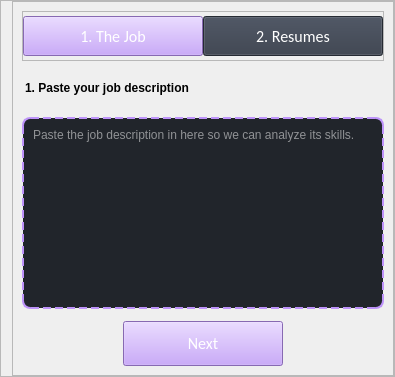
                     <widget class="QWidget" name="home">
                      <property name="acceptDrops">
                       <bool>true</bool>
                      </property>
                      <property name="styleSheet">
                       <string notr="true"/>
                      </property>
                      <layout class="QHBoxLayout" name="horizontalLayout_6">
                       <property name="leftMargin">
                        <number>0</number>
                       </property>
                       <property name="topMargin">
                        <number>0</number>
                       </property>
                       <property name="rightMargin">
                        <number>0</number>
                       </property>
                       <property name="bottomMargin">
                        <number>0</number>
                       </property>
                       <item>
                        <widget class="QFrame" name="frame">
                         <property name="frameShape">
                          <enum>QFrame::StyledPanel</enum>
                         </property>
                         <property name="frameShadow">
                          <enum>QFrame::Raised</enum>
                         </property>
                         <layout class="QVBoxLayout" name="verticalLayout_21">
                          <property name="leftMargin">
                           <number>11</number>
                          </property>
                          <property name="topMargin">
                           <number>0</number>
                          </property>
                          <property name="rightMargin">
                           <number>0</number>
                          </property>
                          <property name="bottomMargin">
                           <number>0</number>
                          </property>
                          <item>
                           <widget class="QFrame" name="frame_3">
                            <property name="frameShape">
                             <enum>QFrame::StyledPanel</enum>
                            </property>
                            <property name="frameShadow">
                             <enum>QFrame::Raised</enum>
                            </property>
                            <layout class="QVBoxLayout" name="verticalLayout">
                             <property name="spacing">
                              <number>12</number>
                             </property>
                             <item alignment="Qt::AlignHCenter">
                              <widget class="QFrame" name="frame_2">
                               <property name="minimumSize">
                                <size>
                                 <width>0</width>
                                 <height>50</height>
                                </size>
                               </property>
                               <property name="frameShape">
                                <enum>QFrame::StyledPanel</enum>
                               </property>
                               <property name="frameShadow">
                                <enum>QFrame::Raised</enum>
                               </property>
                               <layout class="QHBoxLayout" name="horizontalLayout_7">
                                <property name="spacing">
                                 <number>0</number>
                                </property>
                                <property name="leftMargin">
                                 <number>0</number>
                                </property>
                                <property name="topMargin">
                                 <number>0</number>
                                </property>
                                <property name="rightMargin">
                                 <number>0</number>
                                </property>
                                <property name="bottomMargin">
                                 <number>0</number>
                                </property>
                                <item>
                                 <widget class="QPushButton" name="btnJobDes">
                                  <property name="minimumSize">
                                   <size>
                                    <width>180</width>
                                    <height>40</height>
                                   </size>
                                  </property>
                                  <property name="font">
                                   <font>
                                    <family>Calibri</family>
                                    <pointsize>12</pointsize>
                                    <weight>50</weight>
                                    <italic>false</italic>
                                    <bold>false</bold>
                                   </font>
                                  </property>
                                  <property name="cursor">
                                   <cursorShape>PointingHandCursor</cursorShape>
                                  </property>
                                  <property name="styleSheet">
                                   <string notr="true">
#btnJobDes{
background-color:rgb(189, 147, 249);
color:white;
}
</string>
                                  </property>
                                  <property name="text">
                                   <string>1. The Job</string>
                                  </property>
                                 </widget>
                                </item>
                                <item>
                                 <widget class="QPushButton" name="btnResumes">
                                  <property name="minimumSize">
                                   <size>
                                    <width>180</width>
                                    <height>40</height>
                                   </size>
                                  </property>
                                  <property name="font">
                                   <font>
                                    <family>Calibri</family>
                                    <pointsize>12</pointsize>
                                    <weight>50</weight>
                                    <italic>false</italic>
                                    <bold>false</bold>
                                   </font>
                                  </property>
                                  <property name="cursor">
                                   <cursorShape>PointingHandCursor</cursorShape>
                                  </property>
                                  <property name="styleSheet">
                                   <string notr="true">
#btnResumes{
background-color: rgb(52, 59, 72);
color:white;
}
</string>
                                  </property>
                                  <property name="text">
                                   <string>2. Resumes</string>
                                  </property>
                                 </widget>
                                </item>
                               </layout>
                              </widget>
                             </item>
                             <item alignment="Qt::AlignLeft">
                              <widget class="QLabel" name="label">
                               <property name="styleSheet">
                                <string notr="true">QLabel {
    font: 75 14pt &quot;Calibri&quot;;
    font-weight: bold; /* Make the text bold */
    border-bottom: 2px solid rgb(189, 147, 249); /* Bottom border with color */
    padding: 8px; /* Padding inside the QLabel */
    text-align: center; /* Center-align the text */
padding-left:0px;
}
</string>
                               </property>
                               <property name="text">
                                <string>1. Paste your job description</string>
                               </property>
                              </widget>
                             </item>
                             <item>
                              <widget class="QTextEdit" name="jobDescription">
                               <property name="styleSheet">
                                <string notr="true">QTextEdit {
    background-color: rgb(33, 37, 43);
    color: #fff;
    border-radius: 8px;
    border: 2px dashed rgb(189, 147, 249);
    padding: 5px;
	font: 13pt &quot;Calibri&quot;;
}



 QTextEdit:focus { border: 2px solid rgb(189, 147, 249);}</string>
                               </property>
                               <property name="frameShape">
                                <enum>QFrame::StyledPanel</enum>
                               </property>
                               <property name="frameShadow">
                                <enum>QFrame::Sunken</enum>
                               </property>
                               <property name="placeholderText">
                                <string>Paste the job description in here so we can analyze its skills.</string>
                               </property>
                              </widget>
                             </item>
                             <item alignment="Qt::AlignHCenter">
                              <widget class="QPushButton" name="btnNext">
                               <property name="minimumSize">
                                <size>
                                 <width>160</width>
                                 <height>45</height>
                                </size>
                               </property>
                               <property name="font">
                                <font>
                                 <family>Calibri</family>
                                 <pointsize>12</pointsize>
                                 <weight>50</weight>
                                 <italic>false</italic>
                                 <bold>false</bold>
                                </font>
                               </property>
                               <property name="cursor">
                                <cursorShape>PointingHandCursor</cursorShape>
                               </property>
                               <property name="layoutDirection">
                                <enum>Qt::LeftToRight</enum>
                               </property>
                               <property name="styleSheet">
                                <string notr="true">
#btnNext{
background-color:rgb(189, 147, 249);
color:white;
}
#btnNext:hover {
background-color:rgb(200, 167, 249);
}</string>
                               </property>
                               <property name="text">
                                <string>Next</string>
                               </property>
                               <property name="icon">
                                <iconset resource="resources.qrc">
                                 <normaloff>:/icons/images/icons/cil-caret-right.png</normaloff>:/icons/images/icons/cil-caret-right.png</iconset>
                               </property>
                               <property name="iconSize">
                                <size>
                                 <width>25</width>
                                 <height>25</height>
                                </size>
                               </property>
                              </widget>
                             </item>
                            </layout>
                           </widget>
                          </item>
                         </layout>
                        </widget>
                       </item>
                      </layout>
                     </widget>
